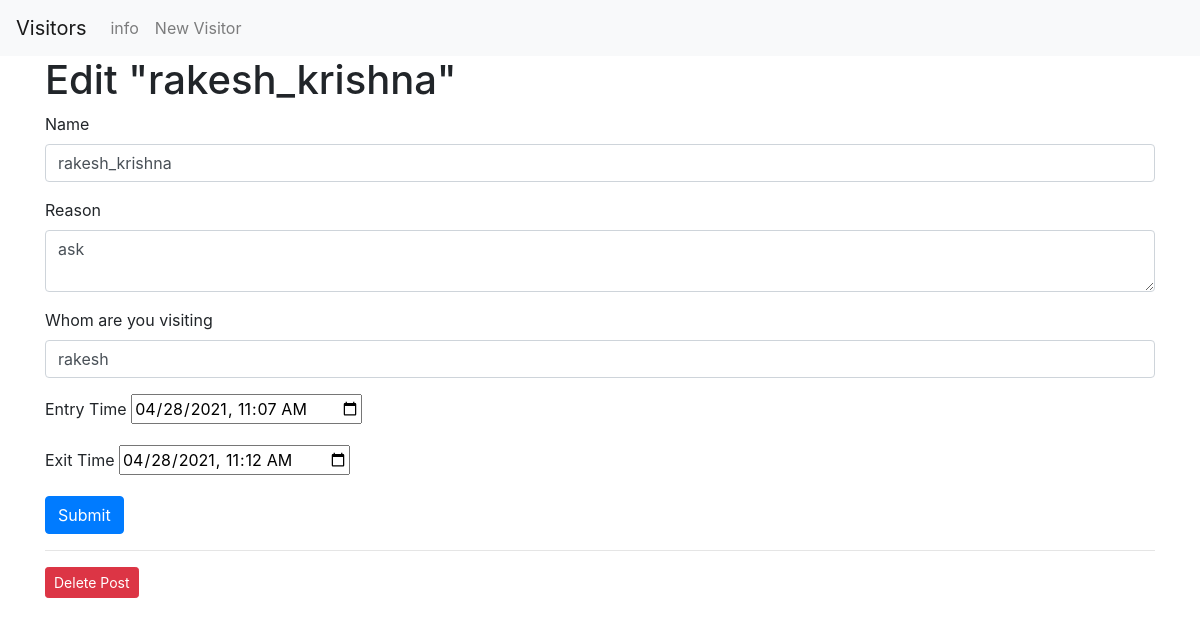
The app's page /1/edit with its own data.
### tables this page shows
CREATE TABLE posts (
    id INTEGER PRIMARY KEY AUTOINCREMENT,
    created TIMESTAMP NOT NULL DEFAULT (datetime('now','localtime')),
    username TEXT NOT NULL,
    reason TEXT NOT NULL,
    whom_to_meet TEXT,
    exit TIMESTAMP
);

### main.py (the view, shortened to what this page needs)
@app.route('/<int:id>/edit', methods=('GET', 'POST'))
def edit(id):
    post = get_post(id)
    print(post[1])
    return render_template('edit.html', post=post)

### main.py (called while the page is built)
def get_db_connection():
    conn = sqlite3.connect('database.db')
    conn.row_factory = sqlite3.Row
    return conn

def get_post(post_id):
    conn = get_db_connection()
    post = conn.execute('SELECT * FROM posts WHERE id = ?',
                        (post_id,)).fetchone()
    conn.close()
    if post is None:
        abort(404)
    return post

### templates/edit.html
{% extends 'base.html' %}
{% block content %}
<h1>{% block title %} Edit "{{ post['username'] }}" {% endblock %}</h1>
<form method="post">
    <div class="form-group">
        <label for="title">Name</label>
        <input type="text" name="username" id="username"
               placeholder="Name" class="form-control"
               value="{{ request.form['username'] or post['username'] }}"></input>
    </div>
    <div class="form-group">
        <label for="content">Reason</label>
        <textarea name="reason" placeholder="Reason for visit"
                  class="form-control">{{ request.form['reason'] or post['reason']}}</textarea>
    </div>
    <div class="form-group">
        <label for="title">Whom are you visiting</label>
        <input type="text" name="whom_to_meet" id="whom_to_meet"
               placeholder="Whom are you visiting ?" class="form-control"
               value="{{ request.form['whom_to_meet'] or post['whom_to_meet'] }}"></input>
    </div>
    <div class="form-group">
        <label for="title">Entry Time</label>
        <input type="datetime-local" id="entryTime" name="entryTime"
       value ="{{ post[1] }}"  required>
    </div>
    <div class="form-group">
        <label for="title">Exit Time </label>
        <input type="datetime-local" id="exitTime" name="exitTime"
        value ="{{  post[5]  }}"
         required>
    </div>
    <div class="form-group">
        <button type="submit" class="btn btn-primary">Submit</button>
    </div>
</form>
<hr>
<form action="{{ url_for('delete', id=post['id']) }}" method="POST">
    <input type="submit" value="Delete Post"
            class="btn btn-danger btn-sm"
            onclick="return confirm('Are you sure you want to delete this post?')">
</form>
{% endblock %}

### records on screen
posts: username "rakesh_krishna", reason "ask", whom_to_meet "rakesh", entryTime "04/28/2021 11:07", exitTime "04/28/2021 11:12"
